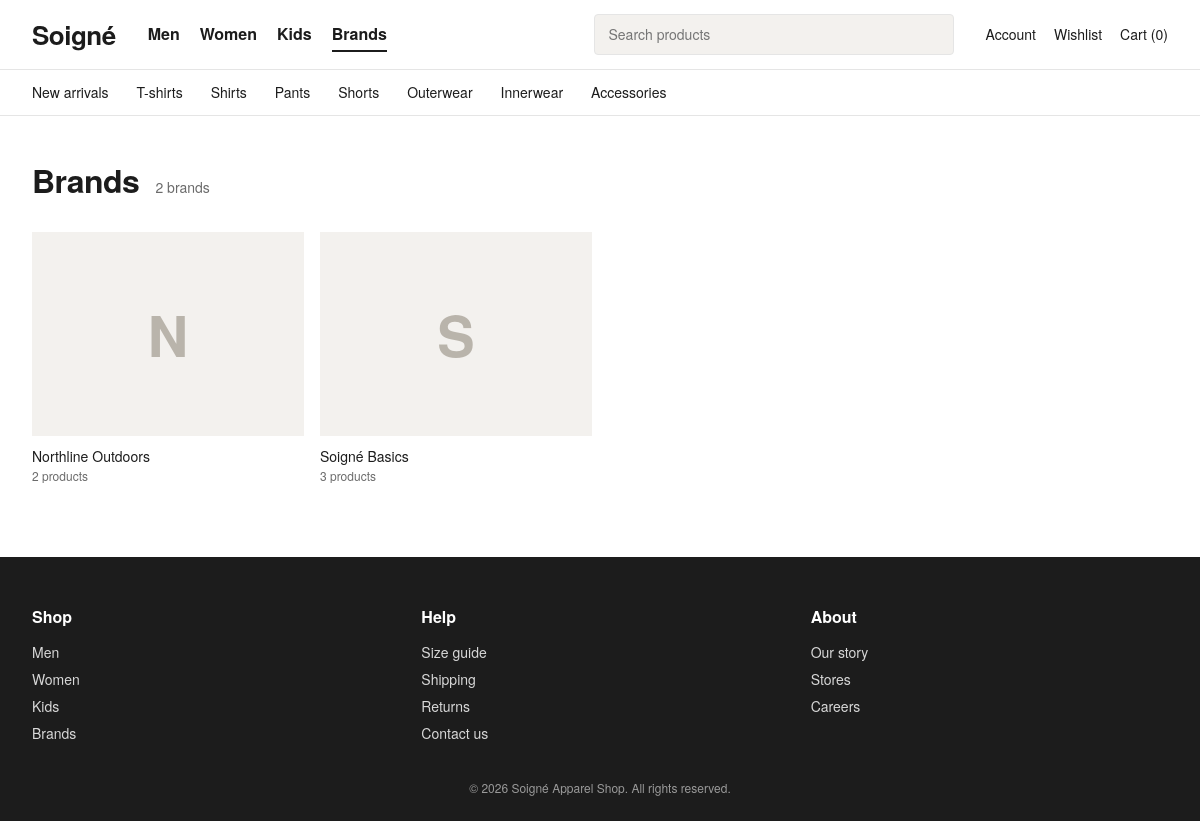
The app's page /brands.php with its own data.
### tables this page shows
CREATE TABLE suppliers (
  supplier_id INT AUTO_INCREMENT PRIMARY KEY,
  name        VARCHAR(120) NOT NULL UNIQUE,
  image       VARCHAR(255) NULL
);

### brands.php (the view, shortened to what this page needs)
<?php
include_once ('includes/config.php');
$brand_id = isset($_GET['id']) ? (int)$_GET['id'] : 0;
$brand    = null;
$brands   = [];
$products = [];
if ($brand_id > 0) {
    $stmt = mysqli_prepare($conn, "SELECT supplier_id, name, image FROM suppliers WHERE supplier_id = ?");
    mysqli_stmt_bind_param($stmt, 'i', $brand_id);
    mysqli_stmt_execute($stmt);
    $brand = mysqli_fetch_assoc(mysqli_stmt_get_result($stmt));
    if (!$brand) {
        http_response_code(404);
        exit('Brand not found.');
    }
    $q = "SELECT p.product_id, p.name, p.price, p.category, pc.image,
                 (SELECT COUNT(*) FROM product_colors WHERE product_id = p.product_id) AS color_count
          FROM products p
          LEFT JOIN product_colors pc
            ON pc.product_color_id = (SELECT MIN(product_color_id) FROM product_colors WHERE product_id = p.product_id)
          WHERE p.supplier_id = ?
          ORDER BY p.product_id DESC";
    $stmt = mysqli_prepare($conn, $q);
    mysqli_stmt_bind_param($stmt, 'i', $brand_id);
    mysqli_stmt_execute($stmt);
    $products = mysqli_fetch_all(mysqli_stmt_get_result($stmt), MYSQLI_ASSOC);
    $page_title = $brand['name'] . " | Soigné";
} else {
    $result = mysqli_query($conn,
        "SELECT s.supplier_id, s.name, s.image, COUNT(p.product_id) AS product_count
         FROM suppliers s
         JOIN products p ON p.supplier_id = s.supplier_id
         GROUP BY s.supplier_id, s.name, s.image
         ORDER BY s.name");
    $brands = mysqli_fetch_all($result, MYSQLI_ASSOC);
}
include_once ('includes/header.php');
?>
<main class="dept-page">
<?php if ($brand) { ?>
  <p class="brand-back"><a href="<?php echo BASE_URL; ?>brands.php">&larr; All brands</a></p>
  <div class="brand-head">
    <?php if (!empty($brand['image'])) { ?>
      <img class="brand-head-logo"
           src="<?php echo BASE_URL; ?>images/brands/<?php echo htmlspecialchars($brand['image']); ?>"
           alt="<?php echo htmlspecialchars($brand['name']); ?>">
    <?php } ?>
    <h1><?php echo htmlspecialchars($brand['name']); ?></h1>
    <p class="dept-count"><?php echo count($products); ?> product<?php echo count($products) === 1 ? '' : 's'; ?></p>
  </div>
  <?php
  $empty_message = 'This brand has no products yet.';
  include ('includes/product_grid.php');
  ?>
<?php } else { ?>
  <div class="dept-head">
    <h1>Brands</h1>
    <p class="dept-count"><?php echo count($brands); ?> brand<?php echo count($brands) === 1 ? '' : 's'; ?></p>
  </div>
  <?php if (!$brands) { ?>
    <p class="dept-empty">No brands available yet.</p>
  <?php } else { ?>
    <div class="brand-grid">
      <?php foreach ($brands as $b) { ?>
        <a class="brand-card" href="<?php echo BASE_URL; ?>brands.php?id=<?php echo (int)$b['supplier_id']; ?>">
          <div class="brand-logo-box">
            <?php if (!empty($b['image'])) { ?>
              <img src="<?php echo BASE_URL; ?>images/brands/<?php echo htmlspecialchars($b['image']); ?>"
                   alt="<?php echo htmlspecialchars($b['name']); ?>" loading="lazy">
            <?php } else { ?>
              <span class="brand-initial"><?php echo htmlspecialchars(mb_strtoupper(mb_substr($b['name'], 0, 1))); ?></span>
            <?php } ?>
          </div>
          <p class="dept-name"><?php echo htmlspecialchars($b['name']); ?></p>
          <p class="dept-meta"><?php echo (int)$b['product_count']; ?> product<?php echo (int)$b['product_count'] === 1 ? '' : 's'; ?></p>
        </a>
      <?php } ?>
    </div>
  <?php } ?>
<?php } ?>
</main>
<?php include_once ('includes/footer.php'); ?>

### styles/homepage.css (style rules this page uses)
:root { --ink: #1c1c1c; --muted: #6b6b6b; --line: #e5e5e5; --paper: #ffffff; --stone: #f3f1ee; --accent: #b3261e; --font: "Helvetica Neue", Helvetica, Arial, sans-serif; }
* { box-sizing: border-box; margin: 0; padding: 0; }
html { scroll-behavior: smooth; }
body { font-family: var(--font); color: var(--ink); background: var(--paper); line-height: 1.5; }
a { color: inherit; text-decoration: none; }
body { min-height: 100vh; min-height: 100dvh; display: flex; flex-direction: column; }
body > * { width: 100%; box-sizing: border-box; }

### styles/department.css (style rules this page uses)
.dept-page { max-width: 1280px; margin: 0 auto; padding: 40px 32px 72px; }
.dept-head { display: flex; align-items: baseline; gap: 16px; margin-bottom: 28px; }
.dept-head h1 { font-size: 32px; letter-spacing: -0.5px; }
.dept-count { color: #6b6b6b; font-size: 14px; }
.dept-name { font-size: 14px; }
.dept-meta { font-size: 12px; color: #6b6b6b; min-height: 18px; }
.brand-grid { display: grid; grid-template-columns: repeat(auto-fill, minmax(220px, 1fr)); gap: 24px 16px; }
.brand-card { display: block; color: inherit; text-decoration: none; }
.brand-logo-box { aspect-ratio: 4 / 3; background: #f3f1ee; display: flex; align-items: center; justify-content: center; margin-bottom: 10px; overflow: hidden; }
.brand-initial { font-size: 56px; font-weight: 700; color: #b9b4ab; }

### records on screen
suppliers: name "N", name "Northline Outdoors", product_count "2"
suppliers: name "S", name "Soigné Basics", product_count "3"

### other values on screen
$cart_count "0"
count($brands) "2"
